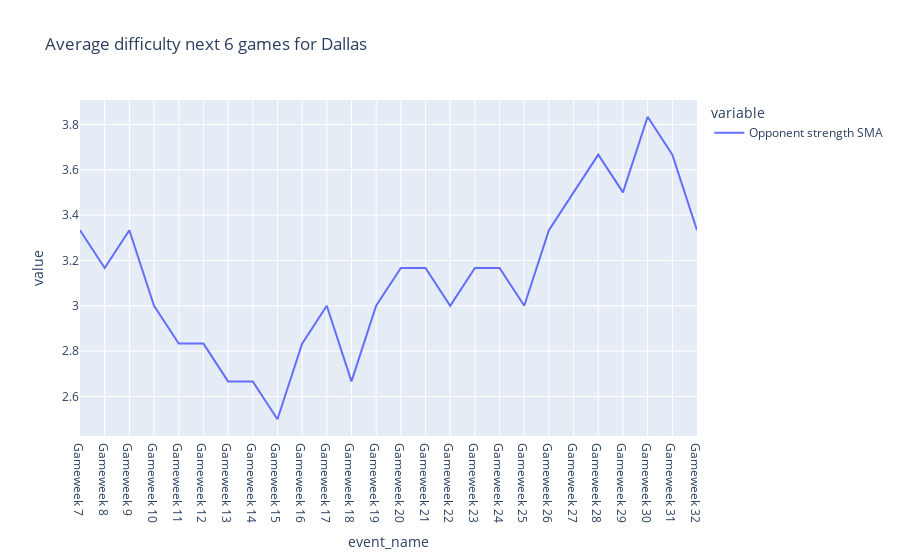

This figure's notebook cell:
### Code cell
player_future_avg(200 , 6)

### Figure 1 — Plotly figure (JSON) as saved in the notebook; plotly's stock layout.template omitted (floating-point values rounded to 4 significant figures)
{"data": [{"hovertemplate": "variable=Opponent strength SMA<br>event_name=%{x}<br>value=%{y}<extra></extra>", "legendgroup": "Opponent strength SMA", "line": {"color": "#636efa", "dash": "solid"}, "mode": "lines", "name": "Opponent strength SMA", "orientation": "v", "showlegend": true, "type": "scatter", "x": ["Gameweek 7", "Gameweek 8", "Gameweek 9", "Gameweek 10", "Gameweek 11", "Gameweek 12", "Gameweek 13", "Gameweek 14", "Gameweek 15", "Gameweek 16", "Gameweek 17", "Gameweek 18", "Gameweek 19", "Gameweek 20", "Gameweek 21", "Gameweek 22", "Gameweek 23", "Gameweek 24", "Gameweek 25", "Gameweek 26", "Gameweek 27", "Gameweek 28", "Gameweek 29", "Gameweek 30", "Gameweek 31", "Gameweek 32"], "xaxis": "x", "y": [3.333, 3.167, 3.333, 3, 2.833, 2.833, 2.667, 2.667, 2.5, 2.833, 3, 2.667, 3, 3.167, 3.167, 3, 3.167, 3.167, 3, 3.333, 3.5, 3.667, 3.5, 3.833, 3.667, 3.333], "yaxis": "y"}], "layout": {"legend": {"title": {"text": "variable"}, "tracegroupgap": 0}, "title": {"text": "Average difficulty next 6 games for Dallas"}, "xaxis": {"anchor": "y", "domain": [0, 1], "title": {"text": "event_name"}}, "yaxis": {"anchor": "x", "domain": [0, 1], "title": {"text": "value"}}}}
